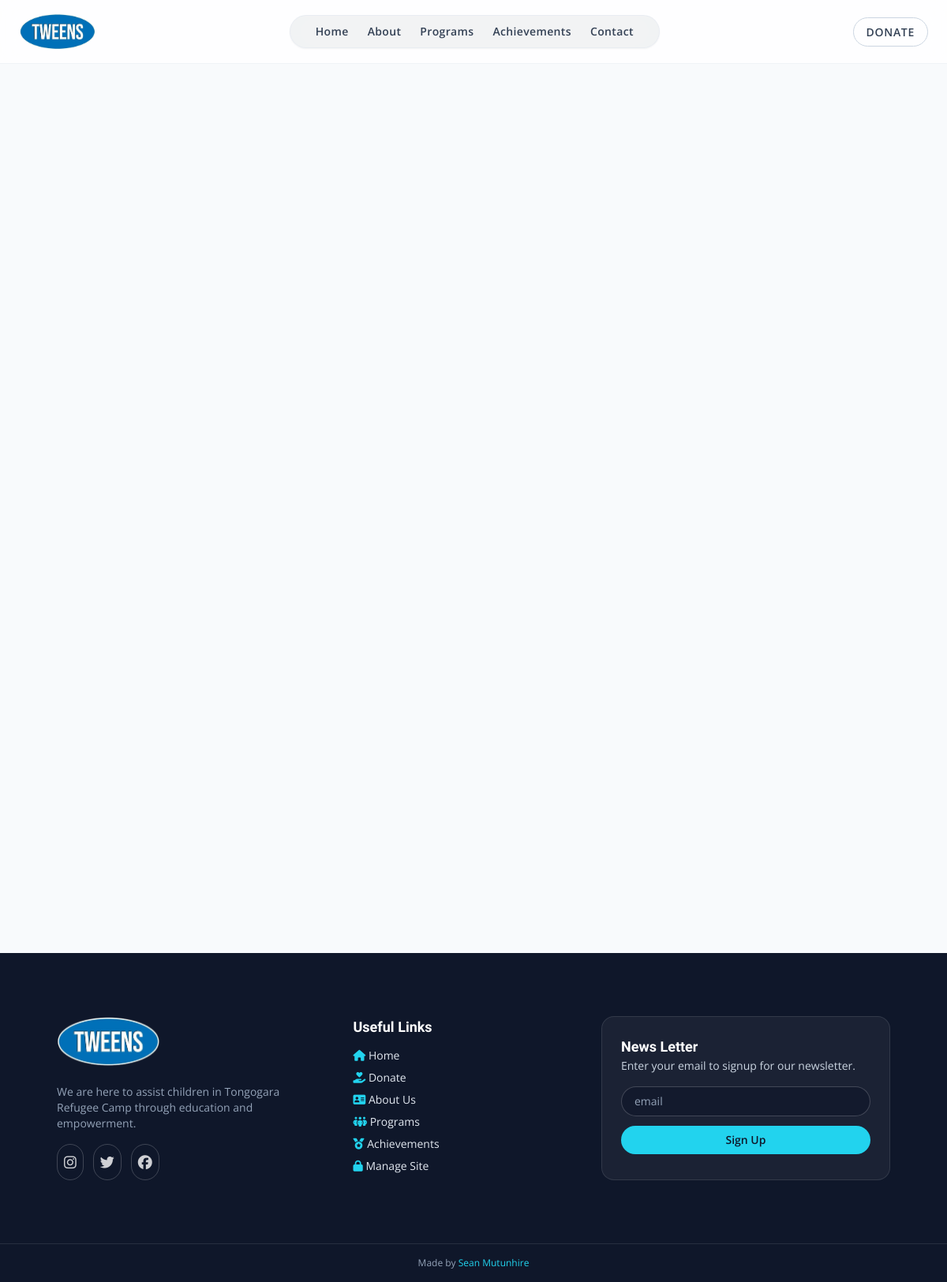
The page /news/2 on the database its author committed.
### flask_app/models.py (models this page shows)
class SiteContent(db.Model):
    __tablename__ = "site_content_table"
    __table_args__ = (
        UniqueConstraint("page", "section", "field", name="uq_site_content_key"),
    )
    id = db.Column(db.Integer, primary_key=True)
    page = db.Column(db.String(100), nullable=False)
    section = db.Column(db.String(100), nullable=False)
    field = db.Column(db.String(100), nullable=False)
    value = db.Column(db.Text, nullable=False)
    updated_at = db.Column(db.DateTime, nullable=False, default=datetime.utcnow, onupdate=datetime.utcnow)

### flask_app/app.py (the view)
@app.get("/news/<int:update_id>")
def news_detail(update_id: int):
    query = Updates.query
    if not is_authenticated():
        query = public_news_query()
    update = query.filter(Updates.id == update_id).first_or_404()
    newer_update = query.filter(Updates.id > update.id).order_by(Updates.id.asc()).first()
    older_update = query.filter(Updates.id < update.id).order_by(Updates.id.desc()).first()
    related_updates = (
        query.filter(Updates.id != update.id)
        .order_by(func.coalesce(Updates.published_at, Updates.created_at).desc(), Updates.id.desc())
        .limit(4)
        .all()
    )
    return render_template(
        "news.html",
        update=update,
        newer_update=newer_update,
        older_update=older_update,
        related_updates=related_updates,
        rendered_detail=render_markdown_content(update.detail),
        file_js="",
    )

### flask_app/app.py (called while the page is built)
@app.template_filter("format_date")
def format_date(value: datetime | None, fmt: str = "%a, %d %b %Y") -> str:
    if not value:
        return ""
    return value.strftime(fmt)

def is_authenticated() -> bool:
    return bool(session.get("authenticated"))

def public_news_query():
    return Updates.query.filter(
        Updates.status == "published",
        or_(Updates.published_at.is_(None), Updates.published_at <= datetime.utcnow()),
    )

def render_markdown_content(value: str | None) -> Markup:
    source = str(escape(value or ""))
    html = markdown.markdown(
        source,
        extensions=["fenced_code", "tables", "sane_lists", "nl2br"],
    )
    return Markup(html)

def get_page_content(page: str) -> dict[str, dict[str, str]]:
    defaults = SITE_CONTENT_DEFAULTS.get(page, {})
    content = {section: dict(fields) for section, fields in defaults.items()}
    rows = SiteContent.query.filter_by(page=page).all()
    for row in rows:
        content.setdefault(row.section, {})[row.field] = row.value
    return content

@app.context_processor
def inject_global_site_content():
    global_content = get_page_content("global")
    return {
        "global_content": global_content.get("branding", {}),
        "footer_content": global_content.get("footer", {}),
        "current_endpoint": request.endpoint,
    }

### flask_app/templates/news.html (shortened to what this page needs)
<!DOCTYPE html>
<html lang="en">
<head>
    <link rel="stylesheet" href="{{ url_for('static', filename='css/tailwind.css') }}">
    <link rel="stylesheet" href="https://cdnjs.cloudflare.com/ajax/libs/font-awesome/6.7.2/css/all.min.css" />
</head>
<body class="bg-slate-50">
    <div class="nav-banner fixed inset-x-0 top-0 z-50 flex items-center justify-between border-b border-slate-200/50 bg-white/80 px-6 py-4 backdrop-blur-lg transition-all duration-500">
        <div class="logo flex items-center gap-3">
            <a href="{{ url_for('home') }}" class="inline-flex items-center gap-3">
                <img src="{{ url_for('static', filename=global_content.get('logo_image', 'images/logo.png')) }}" alt="logo" class="h-12 object-cover">
            </a>
        </div>
        <nav class="hidden md:flex md:items-center md:gap-6 md:rounded-full md:bg-slate-900/5 md:backdrop-blur-xl md:px-8 md:py-2.5 md:border md:border-slate-200/60 md:shadow-sm">
            <a href="{{ url_for('home') }}" class="text-sm font-semibold tracking-wide transition-colors {% if current_endpoint == 'home' %}text-brand-aqua{% else %}text-slate-700 hover:text-brand-blue{% endif %}">Home</a>
            <a href="{{ url_for('about') }}" class="text-sm font-semibold tracking-wide transition-colors {% if current_endpoint == 'about' %}text-brand-aqua{% else %}text-slate-700 hover:text-brand-blue{% endif %}">About</a>
            <a href="{{ url_for('programs') }}" class="text-sm font-semibold tracking-wide transition-colors {% if current_endpoint == 'programs' %}text-brand-aqua{% else %}text-slate-700 hover:text-brand-blue{% endif %}">Programs</a>
            <a href="{{ url_for('achievements') }}" class="text-sm font-semibold tracking-wide transition-colors {% if current_endpoint == 'achievements' %}text-brand-aqua{% else %}text-slate-700 hover:text-brand-blue{% endif %}">Achievements</a>
            <a href="{{ url_for('contact') }}" class="text-sm font-semibold tracking-wide transition-colors {% if current_endpoint == 'contact' %}text-brand-aqua{% else %}text-slate-700 hover:text-brand-blue{% endif %}">Contact</a>
        </nav>
        <div class="hidden md:block">
            <a href="{{ global_content.get('donate_url', 'https://www.globalgiving.org/projects/transformative-education-for-refugees-in-zimbabwe/') }}" target="_blank" class="rounded-full border border-slate-300 px-4 py-2 text-sm font-semibold uppercase tracking-wider text-slate-700 transition hover:border-brand-aqua hover:text-brand-blue">Donate</a>
        </div>
    </div>
    <main class="mx-auto grid max-w-6xl gap-10 px-6 pt-24 pb-10 md:px-8 md:py-12 md:pt-24 lg:px-12 lg:py-16 lg:pt-24 lg:grid-cols-[minmax(0,1fr)_300px]">
    </main>
{% include 'components/footer.html' %}

### flask_app/templates/components/footer.html (shortened to what this page needs)
<section class="bg-slate-900 text-slate-200">
    <div class="mx-auto grid max-w-6xl gap-10 px-6 py-14 md:px-8 md:py-16 lg:px-12 lg:py-20 md:grid-cols-[1.1fr_0.9fr_1.2fr]">
        <div class="space-y-4">
            <a href="{{ url_for('home') }}" class="inline-flex items-center gap-3">
                <img src="{{ url_for('static', filename=global_content.get('logo_image', 'images/logo.png')) }}" alt="logo" class="h-16 object-cover">
            </a>
            <p class="text-sm text-slate-400">{{ footer_content.get('tagline', 'Refugee-led education initiatives building brighter futures through mentorship, access, and community care.') }}</p>
            <div class="flex gap-3 text-lg">
                <a href="https://www.instagram.com/tweens_tongogara/" target="_blank" class="rounded-full border border-white/20 p-2 text-white/80 transition hover:border-brand-aqua hover:text-brand-aqua"><i class="fa-brands fa-instagram"></i></a>
                <a href="https://x.com/TongogaraTweens" target="_blank" class="rounded-full border border-white/20 p-2 text-white/80 transition hover:border-brand-aqua hover:text-brand-aqua"><i class="fa-brands fa-twitter"></i></a>
                <a href="https://www.facebook.com/tweens.tongo/" target="_blank" class="rounded-full border border-white/20 p-2 text-white/80 transition hover:border-brand-aqua hover:text-brand-aqua"><i class="fa-brands fa-facebook"></i></a>
            </div>
        </div>
        <div class="space-y-3">
            <h2 class="text-lg font-semibold text-white">Useful Links</h2>
            <div class="space-y-2 text-sm">
                <p><i class="fa-solid fa-house text-brand-aqua"></i> <a href="{{ url_for('home') }}">Home</a></p>
                <p><i class="fa-solid fa-hand-holding-heart text-brand-aqua"></i> <a href="{{ global_content.get('donate_url', 'https://www.globalgiving.org/projects/transformative-education-for-refugees-in-zimbabwe/') }}" target="_blank">Donate</a></p>
                <p><i class="fa-solid fa-address-card text-brand-aqua"></i> <a href="{{ url_for('about') }}">About Us</a></p>
                <p><i class="fa-solid fa-people-group text-brand-aqua"></i> <a href="{{ url_for('programs') }}">Programs</a></p>
                <p><i class="fa-solid fa-medal text-brand-aqua"></i> <a href="{{ url_for('achievements') }}">Achievements</a></p>
                <p><i class="fa-solid fa-lock text-brand-aqua"></i> <a href="{{ url_for('news_validate_page') }}">Manage Site</a></p>
            </div>
        </div>
        <div class="space-y-4 rounded-2xl border border-white/10 bg-white/5 p-6">
            <div>
                <h2 class="text-lg font-semibold text-white">{{ footer_content.get('newsletter_title', 'News Letter') }}</h2>
                <p class="text-sm text-slate-300">{{ footer_content.get('newsletter_caption', 'Enter your email to signup for our newsletter.') }}</p>
            </div>
            <form action="{{ url_for('newsletter_signup') }}" method="post" class="flex flex-col gap-3">
                <input type="email" placeholder="email" name="newsletter" required class="w-full rounded-full border border-white/20 bg-slate-900/60 px-4 py-2 text-sm text-white placeholder:text-slate-400 focus:border-brand-aqua focus:outline-none">
                <button type="submit" class="rounded-full bg-brand-aqua px-4 py-2 text-sm font-semibold text-slate-900 transition hover:brightness-110">Sign Up</button>
            </form>
        </div>
    </div>
    <div class="border-t border-white/10 py-4 text-center text-xs text-slate-400">
        <p>Made by <a href="https://seanmutunhire.site" target="_blank" class="text-brand-aqua transition hover:text-white">Sean Mutunhire</a></p>
    </div>
</section>
</body>
</html>

### rows shown on the page
SiteContent: value (picture)
SiteContent: get "We are here to assist children in Tongogara Refugee Camp through education and empowerment."
SiteContent: get "News Letter"
SiteContent: get "Enter your email to signup for our newsletter."
